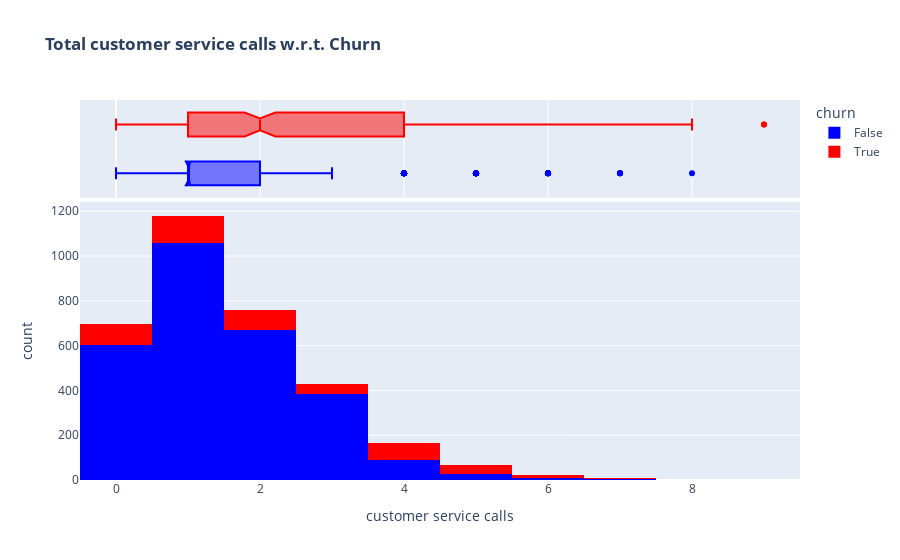

The notebook cell this image was saved under:
### Code cell
fig = px.histogram(df, x='customer service calls', color='churn', marginal='box', title='<b>Total customer service calls w.r.t. Churn<b>',
             color_discrete_sequence = ['blue', 'red'])
iplot(fig)

### Figure 1 — Plotly figure (JSON) as saved in the notebook; plotly's stock layout.template omitted (floating-point values rounded to 4 significant figures; data arrays with more than 128 entries replaced by an {"elided": "..."} marker saying what was removed)
{"data": [{"alignmentgroup": "True", "bingroup": "x", "hovertemplate": "churn=False<br>customer service calls=%{x}<br>count=%{y}<extra></extra>", "legendgroup": "False", "marker": {"color": "blue", "pattern": {"shape": ""}}, "name": "False", "offsetgroup": "False", "orientation": "v", "showlegend": true, "type": "histogram", "x": {"elided": "2850 int values"}, "xaxis": "x", "yaxis": "y"}, {"alignmentgroup": "True", "hovertemplate": "churn=False<br>customer service calls=%{x}<extra></extra>", "legendgroup": "False", "marker": {"color": "blue"}, "name": "False", "notched": true, "offsetgroup": "False", "showlegend": false, "type": "box", "x": {"elided": "2850 int values"}, "xaxis": "x2", "yaxis": "y2"}, {"alignmentgroup": "True", "bingroup": "x", "hovertemplate": "churn=True<br>customer service calls=%{x}<br>count=%{y}<extra></extra>", "legendgroup": "True", "marker": {"color": "red", "pattern": {"shape": ""}}, "name": "True", "offsetgroup": "True", "orientation": "v", "showlegend": true, "type": "histogram", "x": {"elided": "483 int values"}, "xaxis": "x", "yaxis": "y"}, {"alignmentgroup": "True", "hovertemplate": "churn=True<br>customer service calls=%{x}<extra></extra>", "legendgroup": "True", "marker": {"color": "red"}, "name": "True", "notched": true, "offsetgroup": "True", "showlegend": false, "type": "box", "x": {"elided": "483 int values"}, "xaxis": "x2", "yaxis": "y2"}], "layout": {"barmode": "relative", "legend": {"title": {"text": "churn"}, "tracegroupgap": 0}, "title": {"text": "<b>Total customer service calls w.r.t. Churn<b>"}, "xaxis": {"anchor": "y", "domain": [0, 1], "title": {"text": "customer service calls"}}, "xaxis2": {"anchor": "y2", "domain": [0, 1], "matches": "x", "showgrid": true, "showticklabels": false}, "yaxis": {"anchor": "x", "domain": [0, 0.7326], "title": {"text": "count"}}, "yaxis2": {"anchor": "x2", "domain": [0.7426, 1], "matches": "y2", "showgrid": false, "showline": false, "showticklabels": false, "ticks": ""}}}
